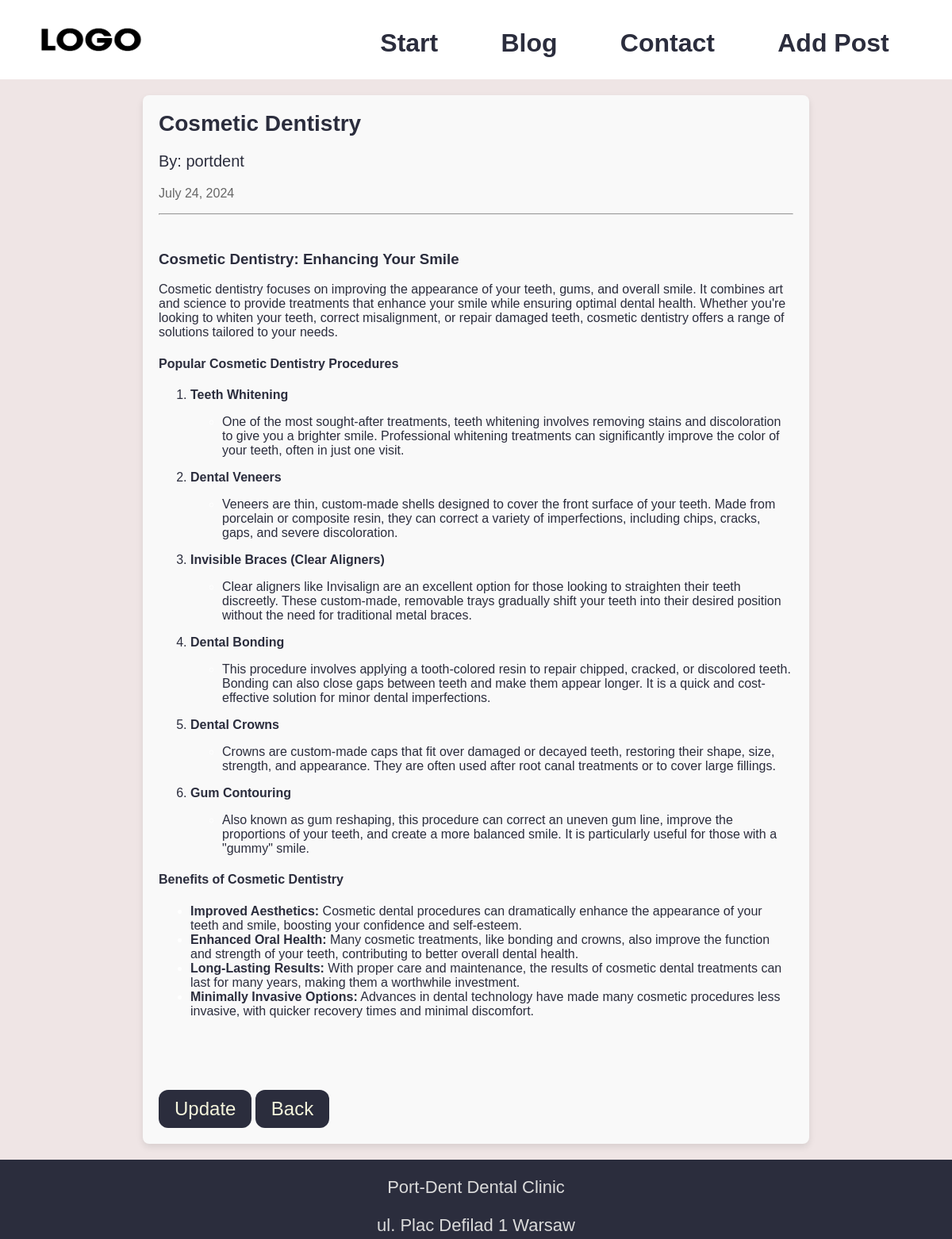
The app's page /PortDent/article/8 with its own data.
### portdent_app/models.py (models this page shows, shortened)
class Post(models.Model):
    title = models.CharField(max_length=250)
    author = models.ForeignKey(User, on_delete=models.DO_NOTHING)
    cover_pic = models.ImageField(upload_to='cover_pic', blank=False)
    body = RichTextField(blank=False, null=False)
    created_at = models.DateTimeField(auto_now_add=True)

### portdent_app/views.py (the view)
# urls.py: path('article/<int:pk>', views.PostDetails.as_view(), name='post-detail'),
class PostDetails(DetailView):
    model = Post
    template_name = 'portdent_app/details.html'

### templates/portdent_app/details.html
{% extends 'portdent_app/base.html' %}
{% load static %}
{% block blody_block %}
<div class="post-body">
    <h2 class="posttitle">{{ post.title }}</h2>
    <p class="post-author">By: {{ post.author }}</p>
    <p class="post-date">{{ post.created_at|date:"F j, Y" }}</p>
    <hr>
    <br/>
        {{ post.body|safe }}
    <br/>
    <br/>
    <br/>
    <a href="{% url 'portdent_app:update-post' post.pk %}"><button class="button" type="button">Update</button></a>
    <a href="{% url 'portdent_app:blog' %}"><button class="button" type="button">Back</button></a>
</div>
{% endblock %}

### static/css/styles.css (style rules this page uses)
body { font-family: Arial, sans-serif; margin: 0; padding: 0; box-sizing: border-box; color: #2b2d3d; background-color: rgb(239, 229, 229); }
.button { text-align: center; font-size: 24px; padding: 10px 20px; background-color: rgb(43, 45, 61); color: beige; transition-duration: 0.4s; cursor: pointer; border-radius: 12px; border: none; margin-top: 20px; }
ul li::marker { color: white; }
.posttitle { font-size: 28px; margin: 0; }
.post-date { font-size: 16px; color: #666; }
.post-author { font-size: 20px; }
.post-body { background-color: #f9f9f9; padding: 20px; border-radius: 8px; box-shadow: 0 4px 8px rgba(0, 0, 0, 0.1); margin: 20px auto; max-width: 800px; }

### records on screen
Post: title "Cosmetic Dentistry", author "portdent", created_at "July 24, 2024", body "Cosmetic Dentistry: Enhancing Your Smile Cosmetic dentistry focuses on improving the appearance of your teeth, gums, and overall smile. It combines art and science to provide treatments that enhance your smile while ensuring optimal dental health. Whether you're looking to whiten your teeth, correct misalignment, or repair damaged teeth, cosmetic dentistry offers a range of solutions tailored to your needs. Popular Cosmetic Dentistry Procedures Teeth Whitening One of the most sought-after treatments, teeth whitening involves removing stains and discoloration to give you a brighter smile. Professional whitening treatments can significantly improve the color of your teeth, often in just one…"
